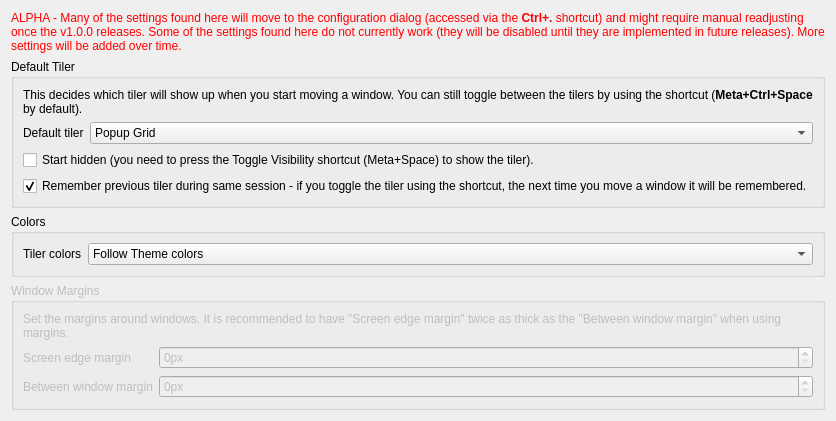
     <widget class="QWidget" name="tab_general">
      <attribute name="icon">
       <iconset theme="input-mouse"/>
      </attribute>
      <attribute name="title">
       <string>General</string>
      </attribute>
      <layout class="QVBoxLayout" name="verticalLayout_general">
       <item>
        <widget class="QLabel" name="label_25">
         <property name="text">
          <string>&lt;html&gt;&lt;head/&gt;&lt;body&gt;&lt;p&gt;&lt;span style=&quot; color:#ff0000;&quot;&gt;ALPHA - Many of the settings found here will move to the configuration dialog (accessed via the &lt;/span&gt;&lt;span style=&quot; font-weight:700; color:#ff0000;&quot;&gt;Ctrl+.&lt;/span&gt;&lt;span style=&quot; color:#ff0000;&quot;&gt; shortcut) and might require manual readjusting once the v1.0.0 releases. Some of the settings found here do not currently work (they will be disabled until they are implemented in future releases). More settings will be added over time.&lt;/span&gt;&lt;/p&gt;&lt;/body&gt;&lt;/html&gt;</string>
         </property>
         <property name="wordWrap">
          <bool>true</bool>
         </property>
        </widget>
       </item>
       <item>
        <widget class="QGroupBox" name="groupBox_defaultTiler">
         <property name="enabled">
          <bool>true</bool>
         </property>
         <property name="title">
          <string>Default Tiler</string>
         </property>
         <property name="alignment">
          <set>Qt::AlignmentFlag::AlignLeading|Qt::AlignmentFlag::AlignLeft|Qt::AlignmentFlag::AlignTop</set>
         </property>
         <property name="checkable">
          <bool>false</bool>
         </property>
         <layout class="QVBoxLayout" name="verticalLayout_restoreType">
          <item>
           <widget class="QLabel" name="label_restoreTypeExplanation">
            <property name="text">
             <string>&lt;html&gt;&lt;head/&gt;&lt;body&gt;&lt;p&gt;This decides which tiler will show up when you start moving a window. You can still toggle between the tilers by using the shortcut (&lt;span style=&quot; font-weight:700;&quot;&gt;Meta+Ctrl+Space&lt;/span&gt; by default).&lt;/p&gt;&lt;/body&gt;&lt;/html&gt;</string>
            </property>
            <property name="wordWrap">
             <bool>true</bool>
            </property>
           </widget>
          </item>
          <item>
           <layout class="QFormLayout" name="formLayout_defaultTiler">
            <item row="0" column="1">
             <widget class="QComboBox" name="kcfg_defaultTiler">
              <property name="sizePolicy">
               <sizepolicy hsizetype="Expanding" vsizetype="Fixed">
                <horstretch>0</horstretch>
                <verstretch>0</verstretch>
               </sizepolicy>
              </property>
              <property name="currentText">
               <string>Popup Grid</string>
              </property>
              <property name="currentIndex">
               <number>0</number>
              </property>
              <item>
               <property name="text">
                <string>Popup Grid</string>
               </property>
              </item>
              <item>
               <property name="text">
                <string>Overlay</string>
               </property>
              </item>
             </widget>
            </item>
            <item row="0" column="0">
             <widget class="QLabel" name="label_defaultTiler">
              <property name="text">
               <string>Default tiler</string>
              </property>
             </widget>
            </item>
           </layout>
          </item>
          <item>
           <widget class="QCheckBox" name="kcfg_startHidden">
            <property name="text">
             <string>Start hidden (you need to press the Toggle Visibility shortcut (Meta+Space) to show the tiler).</string>
            </property>
           </widget>
          </item>
          <item>
           <widget class="QCheckBox" name="kcfg_rememberTiler">
            <property name="enabled">
             <bool>true</bool>
            </property>
            <property name="text">
             <string>Remember previous tiler during same session - if you toggle the tiler using the shortcut, the next time you move a window it will be remembered.</string>
            </property>
            <property name="checked">
             <bool>true</bool>
            </property>
           </widget>
          </item>
         </layout>
        </widget>
       </item>
       <item>
        <widget class="QGroupBox" name="groupBox_6">
         <property name="title">
          <string>Colors</string>
         </property>
         <layout class="QVBoxLayout" name="verticalLayout_14">
          <item>
           <layout class="QFormLayout" name="formLayout_3">
            <item row="0" column="0">
             <widget class="QLabel" name="label_37">
              <property name="text">
               <string>Tiler colors</string>
              </property>
             </widget>
            </item>
            <item row="0" column="1">
             <widget class="QComboBox" name="kcfg_theme">
              <property name="sizePolicy">
               <sizepolicy hsizetype="Expanding" vsizetype="Fixed">
                <horstretch>0</horstretch>
                <verstretch>0</verstretch>
               </sizepolicy>
              </property>
              <item>
               <property name="text">
                <string>Follow Theme colors</string>
               </property>
              </item>
              <item>
               <property name="text">
                <string>Alpha test blue</string>
               </property>
              </item>
             </widget>
            </item>
           </layout>
          </item>
         </layout>
        </widget>
       </item>
       <item>
        <widget class="QGroupBox" name="groupBox">
         <property name="enabled">
          <bool>false</bool>
         </property>
         <property name="title">
          <string>Window Margins</string>
         </property>
         <layout class="QVBoxLayout" name="verticalLayout_9">
          <item>
           <widget class="QLabel" name="label_28">
            <property name="text">
             <string>Set the margins around windows. It is recommended to have &quot;Screen edge margin&quot; twice as thick as the &quot;Between window margin&quot; when using margins.</string>
            </property>
            <property name="wordWrap">
             <bool>true</bool>
            </property>
           </widget>
          </item>
          <item>
           <layout class="QFormLayout" name="formLayout">
            <item row="0" column="0">
             <widget class="QLabel" name="label_26">
              <property name="text">
               <string>Screen edge margin</string>
              </property>
             </widget>
            </item>
            <item row="1" column="0">
             <widget class="QLabel" name="label_27">
              <property name="text">
               <string>Between window margin</string>
              </property>
             </widget>
            </item>
            <item row="0" column="1">
             <widget class="QSpinBox" name="spinBox">
              <property name="sizePolicy">
               <sizepolicy hsizetype="MinimumExpanding" vsizetype="Fixed">
                <horstretch>0</horstretch>
                <verstretch>0</verstretch>
               </sizepolicy>
              </property>
              <property name="suffix">
               <string>px</string>
              </property>
              <property name="maximum">
               <number>100</number>
              </property>
             </widget>
            </item>
            <item row="1" column="1">
             <widget class="QSpinBox" name="spinBox_2">
              <property name="sizePolicy">
               <sizepolicy hsizetype="MinimumExpanding" vsizetype="Fixed">
                <horstretch>0</horstretch>
                <verstretch>0</verstretch>
               </sizepolicy>
              </property>
              <property name="suffix">
               <string>px</string>
              </property>
              <property name="maximum">
               <number>100</number>
              </property>
             </widget>
            </item>
           </layout>
          </item>
         </layout>
        </widget>
       </item>
       <item>
        <spacer name="verticalSpacer_general">
         <property name="orientation">
          <enum>Qt::Orientation::Vertical</enum>
         </property>
         <property name="sizeHint" stdset="0">
          <size>
           <width>0</width>
           <height>0</height>
          </size>
         </property>
        </spacer>
       </item>
      </layout>
      <zorder>verticalSpacer_general</zorder>
      <zorder>groupBox_defaultTiler</zorder>
      <zorder>label_25</zorder>
      <zorder>groupBox</zorder>
      <zorder>groupBox_6</zorder>
     </widget>
